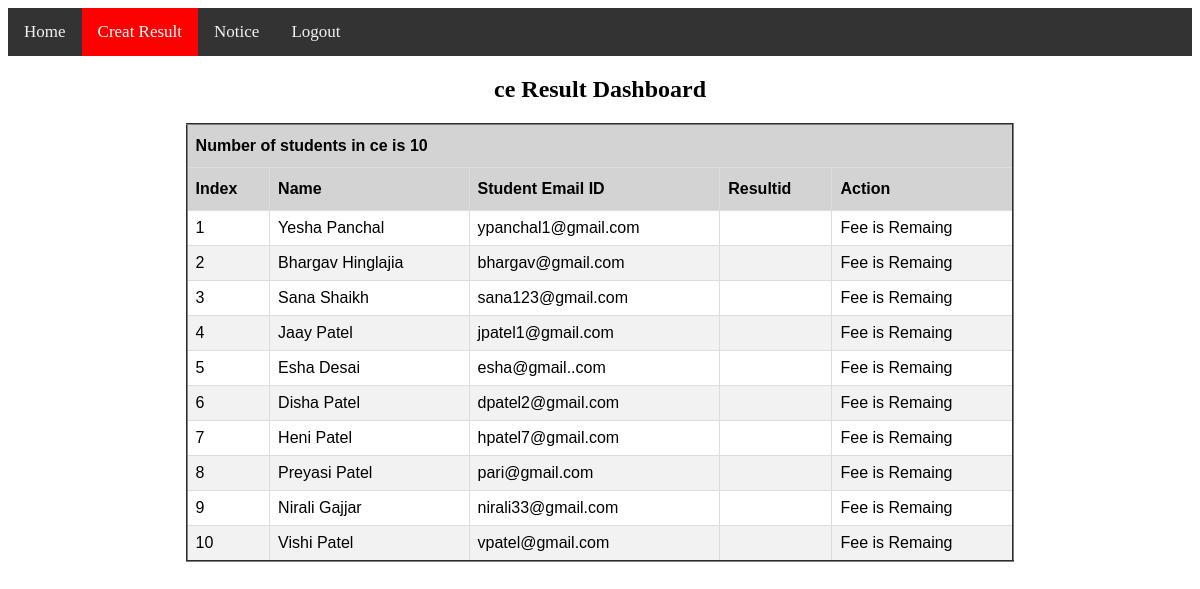
The page /university/tec_b_and_sem.php (signed in) on the database its author committed.
### tables this page shows
CREATE TABLE `ce_sem_3` (
  `sno` int(11) NOT NULL,
  `resultid` varchar(15) NOT NULL,
  `full_name` varchar(50) NOT NULL,
  `stu_email` varchar(50) NOT NULL,
  `student_num` varchar(11) NOT NULL,
  `parent_num` varchar(11) NOT NULL,
  `DOB` date NOT NULL,
  `fees_detail` tinyint(1) NOT NULL DEFAULT 0,
  `photo` varchar(100) NOT NULL
);

### university/tec_b_and_sem.php (the view, shortened to what this page needs)
<!DOCTYPE html>
<html>
<head>
  <link rel="stylesheet" href="https://cdnjs.cloudflare.com/ajax/libs/font-awesome/4.7.0/css/font-awesome.min.css">
</head>
<body>
<?php session_start();
    $branch = $_SESSION["branch"];
?>
    <div class="topnav" id="myTopnav">
  <a href="check_teacher.php">Home</a>
  <a href='<?php echo "tec_b_and_sem.php?branch=$branch";  ?>' class="active">Creat Result</a>
   <a href="show_notice.php?sign=1">Notice</a>
  <a href="teacherlogin.php">Logout</a>
</div>
<?php echo "<center><h2>$branch Result Dashboard <br></h2>"; ?>
</body>
</html>
<?php
    require_once('config.php');
    if( isset($_SESSION['sem']) )
    {
        $sem = $_SESSION["sem"];
        $table_name = $branch . "_sem_" . $sem;
        $sql = "SELECT * FROM `$table_name`";
        $result = mysqli_query( $conn , $sql );
            echo   "<table border='2' id='customers'>
                    <tbody>";
            echo "<tr><th colspan='5'>Number of students in $branch  is ";
            $num_of_row = mysqli_num_rows( $result );
            echo $num_of_row . "</th></tr>";
            echo"<th>Index</th>
                <th>Name</th>
                <th>Student Email ID</th>
                <th>Resultid</th><th>Action</th>";
            while( $row=mysqli_fetch_assoc($result) )
            {
                $fullname = $row["full_name"];
                $sno = $row["sno"];
                $stu_email = $row["stu_email"];
                $resultid = $row["resultid"];
                echo "<tr>
                        <td>$sno</td>
                        <td>$fullname</td>
                        <td>$stu_email</td>
                        <td>$resultid</td>
                        <td>";
                if( 0==$row["fees_detail"] )
                    echo "Fee is Remaing</td>";
                else
                    echo "<a href='create_result.php?branch=$branch&sem=$sem&sno=$sno'>Create Result</a></td> </tr>";
            }
    }
?>

### university/tec_b_and_sem.php (style rules this page uses)
.topnav { background-color: #333; overflow: hidden; }
.topnav a { float: left; display: block; color: #f2f2f2; text-align: center; padding: 14px 16px; text-decoration: none; font-size: 17px; }
.topnav a.active { background-color: red; color: white; }
#customers { font-family: Arial, Helvetica, sans-serif; border-collapse: collapse; width: 70%; }
#customers td, #customers th { border: 1px solid #ddd; padding: 8px; }
#customers tr:nth-child(even) { background-color: #f2f2f2; }
#customers th { padding-top: 12px; padding-bottom: 12px; text-align: left; background-color: lightgray; color: black; }

### rows shown on the page
ce_sem_3: sno "1", full_name "Yesha Panchal", stu_email "ypanchal1@gmail.com", fees_detail "Fee is Remaing"
ce_sem_3: sno "2", full_name "Bhargav Hinglajia", stu_email "bhargav@gmail.com", fees_detail "Fee is Remaing"
ce_sem_3: sno "3", full_name "Sana Shaikh", stu_email "sana123@gmail.com", fees_detail "Fee is Remaing"
ce_sem_3: sno "4", full_name "Jaay Patel", stu_email "jpatel1@gmail.com", fees_detail "Fee is Remaing"
ce_sem_3: sno "5", full_name "Esha Desai", stu_email "esha@gmail..com", fees_detail "Fee is Remaing"
ce_sem_3: sno "6", full_name "Disha Patel", stu_email "dpatel2@gmail.com", fees_detail "Fee is Remaing"
ce_sem_3: sno "7", full_name "Heni Patel", stu_email "hpatel7@gmail.com", fees_detail "Fee is Remaing"
ce_sem_3: sno "8", full_name "Preyasi Patel", stu_email "pari@gmail.com", fees_detail "Fee is Remaing"
ce_sem_3: sno "9", full_name "Nirali Gajjar", stu_email "nirali33@gmail.com", fees_detail "Fee is Remaing"
ce_sem_3: sno "10", full_name "Vishi Patel", stu_email "vpatel@gmail.com", fees_detail "Fee is Remaing"

### other values the page prints
$branch "ce"
$num_of_row "10"
